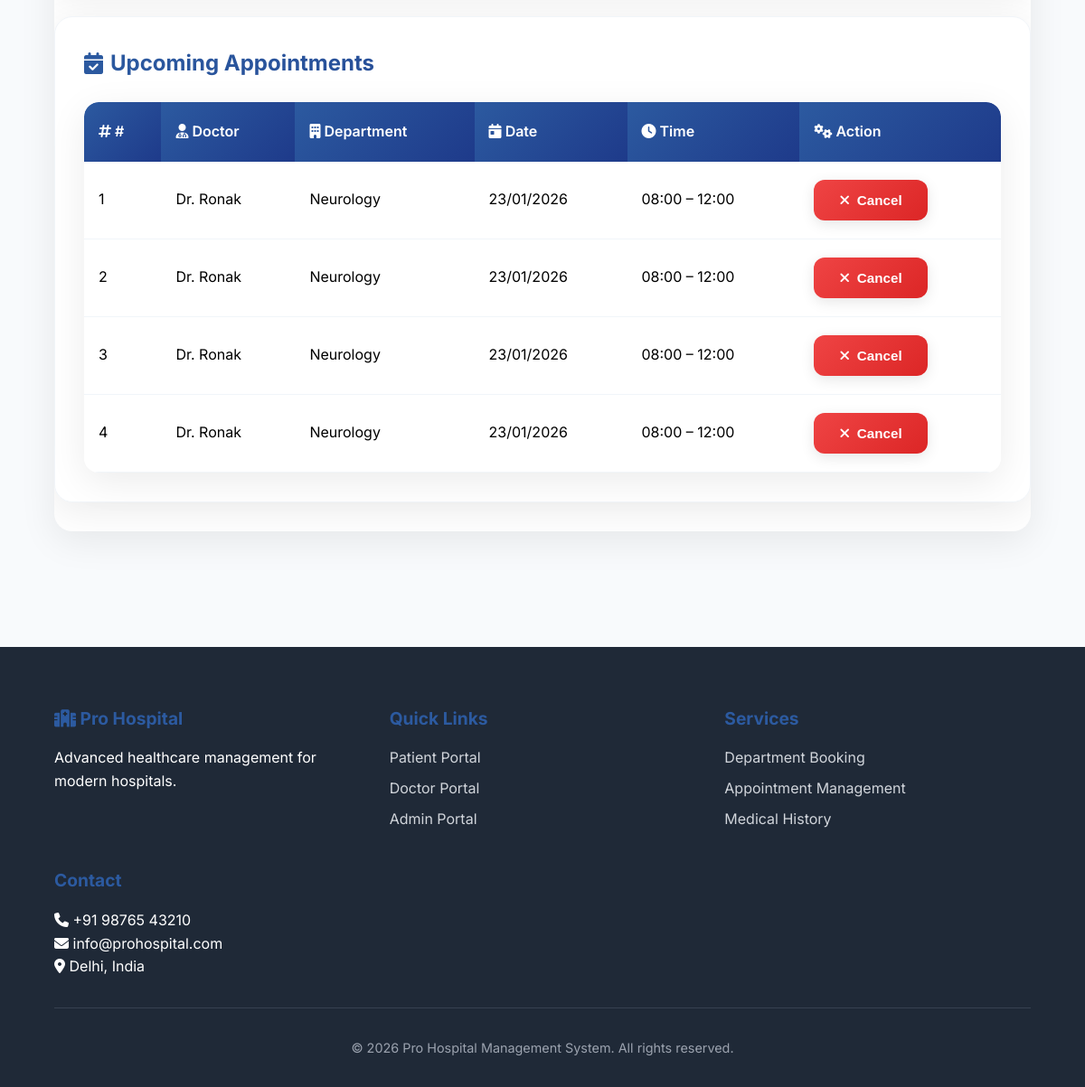
Page /patient/dashboard (signed in, lower part) on the earlier database version.
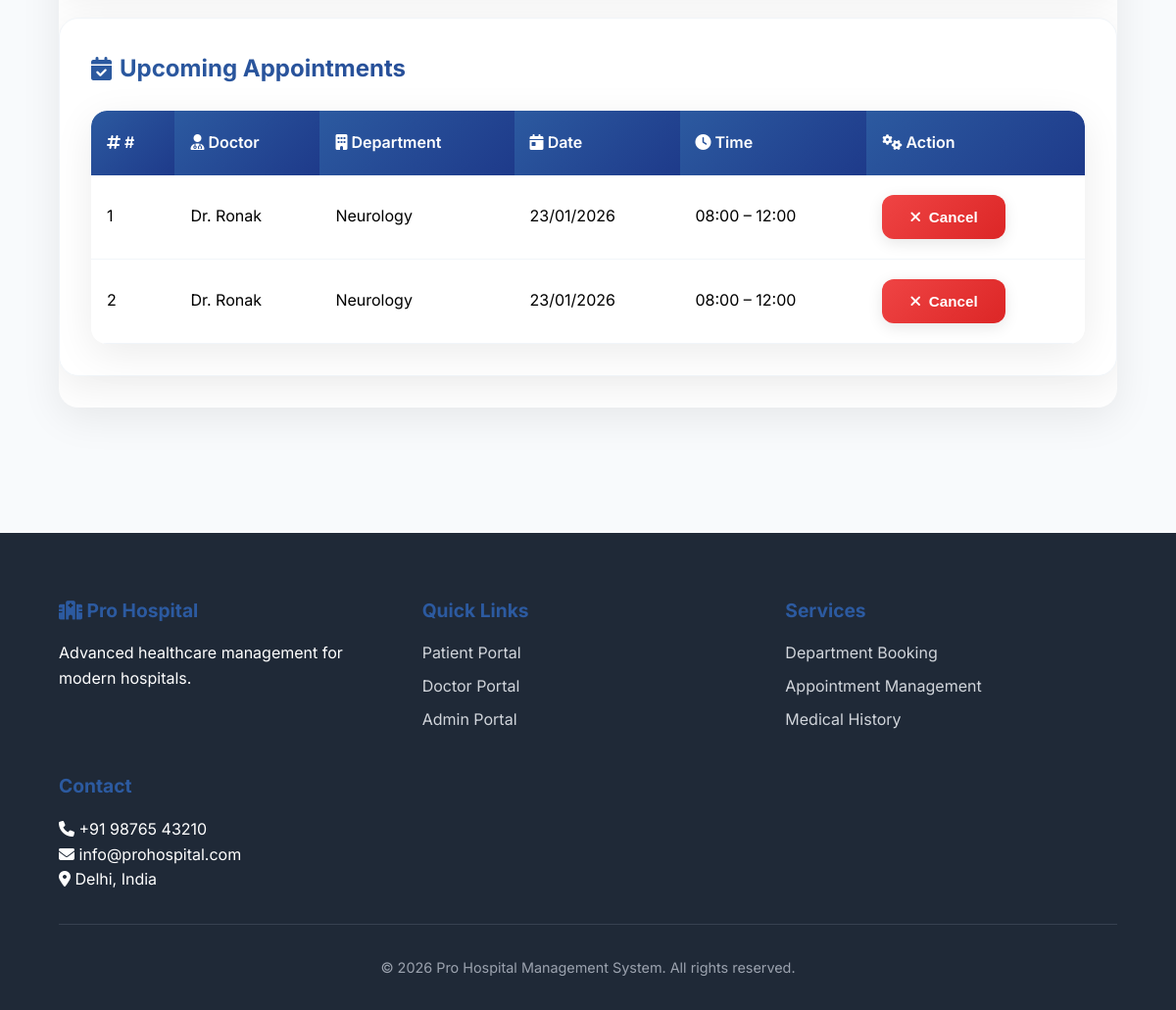
Same page on the later database version.
### models.py (models this page shows)
class Appointment(db.Model):
    id = db.Column(db.Integer,primary_key = True, unique=True)
    date = db.Column(db.DateTime, default=datetime.utcnow)
    doctor_id = db.Column(db.Integer, db.ForeignKey('doctor.id'), nullable=False)
    patient_id = db.Column(db.Integer, db.ForeignKey('patient.id'), nullable=False)
    availability_id = db.Column(db.Integer,db.ForeignKey('doctor_availability.id'),nullable=False)
    treatments = db.relationship('Treatment', backref='appointment', lazy=True)

class Doctor(db.Model, UserMixin):
    id = db.Column(db.Integer,primary_key = True, unique=True)
    doc_name = db.Column(db.String(100), nullable=False)
    speciality = db.Column(db.String(100),nullable=False)
    doc_email = db.Column(db.String(100), unique=True, nullable=False)
    doc_phone = db.Column(db.String(10), unique=True, nullable=False)
    doc_password = db.Column(db.String(16), nullable = False)
    department_id = db.Column(db.Integer, db.ForeignKey('department.id'), nullable=False)
    appointments = db.relationship('Appointment', backref='doctor', lazy=True)

class Department(db.Model):
    id = db.Column(db.Integer,primary_key = True, unique=True)
    dept_name = db.Column(db.String(100), nullable=False)
    location = db.Column(db.String(100),nullable=False)
    doctors = db.relationship('Doctor', backref='department', lazy=True)

### app.py (the view)
@app.route('/patient/dashboard')
@login_required
def patient_dashboard():
    patients = Patient.query.all()
    departments = Department.query.all()
    doctors = Doctor.query.all()
    appointments = Appointment.query.filter_by(patient_id=current_user.id).all()
    return render_template('./patient/patient_dashboard.html',departments=departments,doctors=doctors, appointments=appointments)

### app.py (called while the page is built)
@loginmanager.user_loader
def load_user(user_id):
     return (
         Admin.query.get(int(user_id)) or
         Doctor.query.get(int(user_id)) or
         Patient.query.get(int(user_id))
     )

### templates/patient/patient_dashboard.html (shortened to what this page needs)
<!DOCTYPE html>
<html lang="en">
<head>
    <link href="https://cdnjs.cloudflare.com/ajax/libs/font-awesome/6.4.0/css/all.min.css" rel="stylesheet">
</head>
<body>
    <div class="main-content">
        <div class="dashboard">
            <div class="card">
                <div class="card-header">
                    <h3>
                        <i class="fas fa-calendar-check"></i> Upcoming Appointments
                    </h3>
                </div>
                <div class="table-container">
                    <table>
                        <thead>
                            <tr>
                                <th><i class="fas fa-hashtag"></i> #</th>
                                <th><i class="fas fa-user-md"></i> Doctor</th>
                                <th><i class="fas fa-building"></i> Department</th>
                                <th><i class="fas fa-calendar-day"></i> Date</th>
                                <th><i class="fas fa-clock"></i> Time</th>
                                <th><i class="fas fa-cogs"></i> Action</th>
                            </tr>
                        </thead>
                        <tbody>
                            {% for appt in appointments %}
                            <tr>
                                <td>{{ loop.index }}</td>
                                <td>{{ appt.doctor.doc_name }}</td>
                                <td>{{ appt.doctor.department.dept_name }}</td>
                                <td>{{ appt.date.strftime('%d/%m/%Y') }}</td>
                                <td>08:00 – 12:00</td>
                                <td>
                                    <form method="POST" action="{{ url_for('cancel_appointment', appointment_id=appt.id) }}" style="display: inline;">
                                        <button type="submit" class="btn btn-danger">
                                            <i class="fas fa-times"></i> Cancel
                                        </button>
                                    </form>
                                </td>
                            </tr>
                            {% endfor %}
                        </tbody>
                    </table>
                </div>
            </div>
        </div>
    </div>
    <footer class="footer">
        <div class="footer-content">
            <div class="footer-section">
                <h3><i class="fas fa-hospital"></i> Pro Hospital</h3>
                <p>Advanced healthcare management for modern hospitals.</p>
            </div>
            <div class="footer-section">
                <h3>Quick Links</h3>
                <a href="/patient/login">Patient Portal</a>
                <a href="/doctor/login">Doctor Portal</a>
                <a href="/admin/login">Admin Portal</a>
            </div>
            <div class="footer-section">
                <h3>Services</h3>
                <a href="#">Department Booking</a>
                <a href="#">Appointment Management</a>
                <a href="#">Medical History</a>
            </div>
            <div class="footer-section">
                <h3>Contact</h3>
                <p><i class="fas fa-phone"></i> +91 98765 43210</p>
                <p><i class="fas fa-envelope"></i> info@prohospital.com</p>
                <p><i class="fas fa-map-marker-alt"></i> Delhi, India</p>
            </div>
        </div>
        <div class="footer-bottom">
            <p>&copy; 2026 Pro Hospital Management System. All rights reserved.</p>
        </div>
    </footer>
</body>
</html>

Differences in the rows shown:
removed Appointment: doctor.doc_name "Dr. Ronak", doctor.department.dept_name "Neurology", date "23/01/2026"
removed Appointment: doctor.doc_name "Dr. Ronak", doctor.department.dept_name "Neurology", date "23/01/2026"
